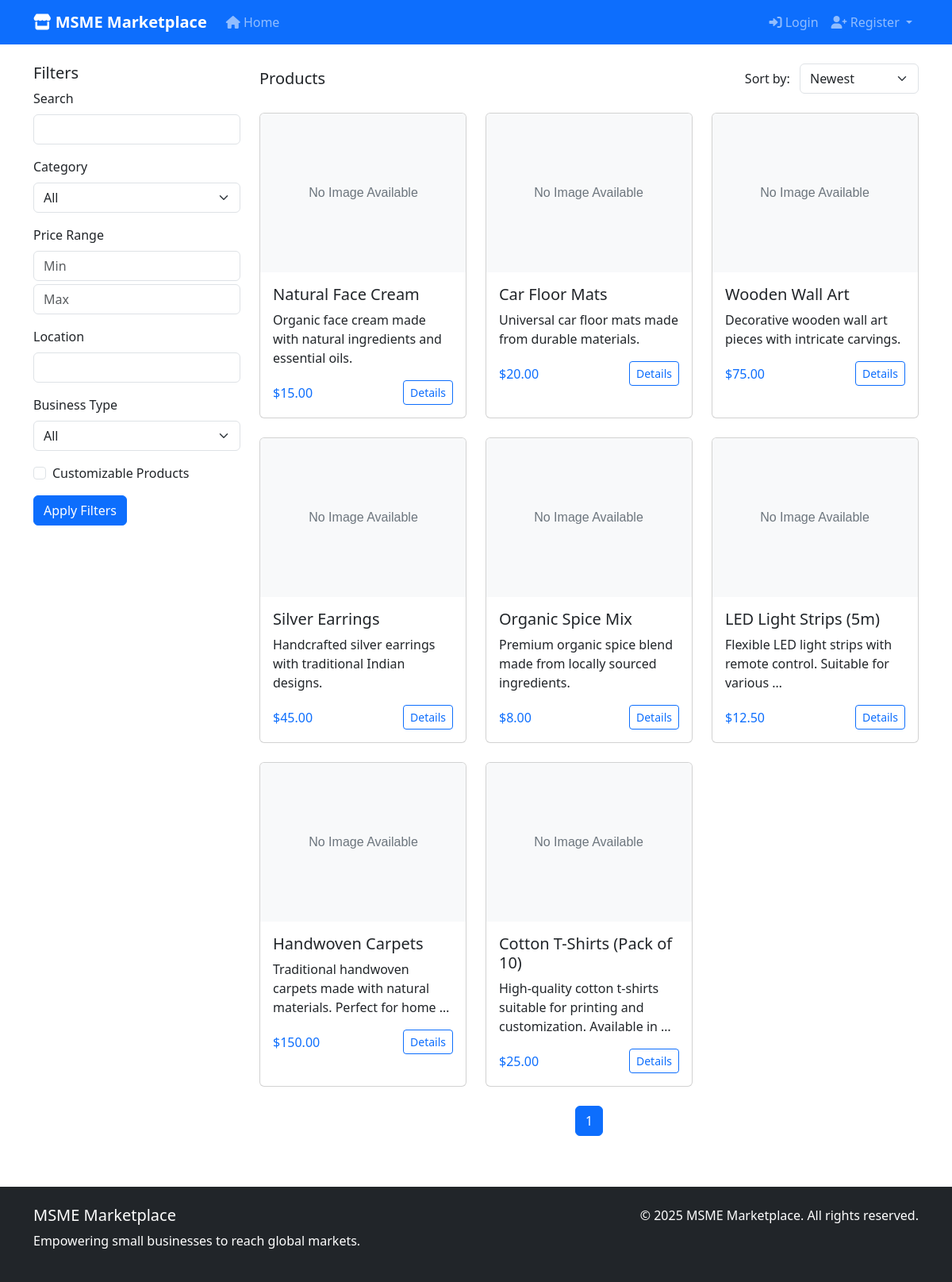
The page / on the database its author committed.
### marketplace/models.py (models this page shows, shortened)
class Product(models.Model):
    seller = models.ForeignKey(Seller, on_delete=models.CASCADE, related_name='products')
    category = models.ForeignKey(Category, on_delete=models.CASCADE, related_name='products')
    name = models.CharField(max_length=200)
    description = models.TextField()
    mrp = models.DecimalField(max_digits=10, decimal_places=2, help_text='Maximum Retail Price')
    selling_price = models.DecimalField(max_digits=10, decimal_places=2, help_text='Actual Selling Price')
    GST_RATES = [
        (0, '0%'),
        (5, '5%'),
        (12, '12%'),
        (18, '18%'),
        (28, '28%'),
    ]
    gst_rate = models.IntegerField(choices=GST_RATES, default=18)
    stock_quantity = models.PositiveIntegerField(default=0)
    minimum_order_quantity = models.PositiveIntegerField(default=1)
    APPROVAL_STATUS = [
        ('pending', 'Pending'),
        ('approved', 'Approved'),
        ('rejected', 'Rejected'),
    ]
    approval_status = models.CharField(max_length=20, choices=APPROVAL_STATUS, default='pending')
    is_active = models.BooleanField(default=True)
    is_customizable = models.BooleanField(default=False)
    rejection_reason = models.TextField(blank=True)
    created_at = models.DateTimeField(auto_now_add=True)
    updated_at = models.DateTimeField(auto_now=True)
    tags = models.CharField(max_length=500, blank=True, help_text="Comma-separated tags for search")
    class Meta:
        ordering = ['-created_at']
    def get_absolute_url(self):
        return reverse('marketplace:product_detail', kwargs={'pk': self.pk})
    @property
    def main_image(self):
        image = self.images.first()
        return image.image if image else None
    @property
    def price(self):
        return self.selling_price

### marketplace/views.py (the view, shortened to what this page needs)
# urls.py: path('', views.marketplace_home, name='home'),
def marketplace_home(request):
    products = Product.objects.filter(is_active=True).select_related('seller', 'category')
    search_query = request.GET.get('search', '')
    category_id = request.GET.get('category', '')
    min_price = request.GET.get('min_price', '')
    max_price = request.GET.get('max_price', '')
    location = request.GET.get('location', '')
    business_type = request.GET.get('business_type', '')
    customizable = request.GET.get('customizable', '')
    sort_by = request.GET.get('sort', 'newest')
    if category_id:
        products = products.filter(category_id=category_id)
    if min_price:
        products = products.filter(selling_price__gte=min_price)
    if max_price:
        products = products.filter(selling_price__lte=max_price)
    if location:
        products = products.filter(
            Q(seller__city__icontains=location) |
            Q(seller__state__icontains=location)
        )
    if business_type:
        products = products.filter(seller__business_type=business_type)
    if customizable == 'true':
        products = products.filter(is_customizable=True)
    if sort_by == 'price_low':
        products = products.order_by('selling_price')
    elif sort_by == 'price_high':
        products = products.order_by('-selling_price')
    elif sort_by == 'name':
        products = products.order_by('name')
    else:  # newest
        products = products.order_by('-created_at')
    paginator = Paginator(products, 12)  # Show 12 products per page
    page_number = request.GET.get('page')
    page_obj = paginator.get_page(page_number)
    categories = Category.objects.all()
    price_range = Product.objects.filter(is_active=True).aggregate(
        min_price=Min('selling_price'),
        max_price=Max('selling_price')
    )
    business_types = Seller.objects.values_list('business_type', flat=True).distinct()
    locations = Seller.objects.values('city', 'state').distinct()[:20]
    context = {
        'page_obj': page_obj,
        'products': page_obj.object_list,
        'categories': categories,
        'price_range': price_range,
        'business_types': business_types,
        'locations': locations,
        'search_query': search_query,
        'selected_category': category_id,
        'min_price': min_price,
        'max_price': max_price,
        'selected_location': location,
        'selected_business_type': business_type,
        'customizable': customizable,
        'sort_by': sort_by,
        'total_products': paginator.count,
    }
    return render(request, 'marketplace/home.html', context)

### templates/marketplace/home.html (shortened to what this page needs)
{% extends 'base.html' %}
{% load static %}
{% block content %}
<div class="container mt-4">
    <div class="row">
        <div class="col-md-3">
            <div class="mb-4">
                <h5>Filters</h5>
                <form method="get">
                    <div class="mb-3">
                        <label for="id_search" class="form-label">Search</label>
                        <input type="text" name="search" id="id_search" class="form-control" value="{{ search_query }}">
                    </div>
                    <div class="mb-3">
                        <label for="id_category" class="form-label">Category</label>
                        <select name="category" id="id_category" class="form-select">
                            <option value="">All</option>
                        </select>
                    </div>
                    <div class="mb-3">
                        <label for="id_price" class="form-label">Price Range</label>
                        <input type="number" name="min_price" id="id_min_price" class="form-control" placeholder="Min" value="{{ min_price }}">
                        <input type="number" name="max_price" id="id_max_price" class="form-control mt-1" placeholder="Max" value="{{ max_price }}">
                    </div>
                    <div class="mb-3">
                        <label for="id_location" class="form-label">Location</label>
                        <input type="text" name="location" id="id_location" class="form-control" value="{{ selected_location }}">
                    </div>
                    <div class="mb-3">
                        <label for="id_business_type" class="form-label">Business Type</label>
                        <select name="business_type" id="id_business_type" class="form-select">
                            <option value="">All</option>
                        </select>
                    </div>
                    <div class="form-check mb-3">
                        <input class="form-check-input" type="checkbox" name="customizable" value="true" id="id_customizable" {% if customizable == 'true' %}checked{% endif %}>
                        <label class="form-check-label" for="id_customizable">
                            Customizable Products
                        </label>
                    </div>
                    <button type="submit" class="btn btn-primary">Apply Filters</button>
                </form>
            </div>
        </div>
        <div class="col-md-9">
            <div class="d-flex justify-content-between align-items-center mb-4">
                <h5 class="mb-0">Products</h5>
                <div>
                    <label class="form-label me-2 mb-0">Sort by:</label>
                    <select name="sort" form="filter-form" class="form-select d-inline w-auto">
                        <option value="newest" {% if sort_by == 'newest' %}selected{% endif %}>Newest</option>
                    </select>
                </div>
            </div>
            <div class="row row-cols-1 row-cols-md-3 g-4">
                {% for product in products %}
                <div class="col">
                    <div class="card h-100">
                        {% if product.main_image %}
                        <img src="{{ product.main_image.url }}" class="card-img-top" alt="{{ product.name }}">
                        {% else %}
                        <img src="{% static 'img/no-image.svg' %}" class="card-img-top" alt="No Image Available">
                        {% endif %}
                        <div class="card-body">
                            <h5 class="card-title">{{ product.name }}</h5>
                            <p class="card-text">{{ product.description|truncatewords:10 }}</p>
                            <div class="d-flex justify-content-between align-items-center">
                                <span class="text-primary">${{ product.price }}</span>
                                <a href="{{ product.get_absolute_url }}" class="btn btn-sm btn-outline-primary">Details</a>
                            </div>
                        </div>
                    </div>
                </div>
                {% empty %}
                <p class="text-center">No products available matching your criteria.</p>
                {% endfor %}
            </div>
            <div class="mt-4 d-flex justify-content-center">
                <nav>
                    <ul class="pagination">
                        {% for num in page_obj.paginator.page_range %}
                            {% if page_obj.number == num %}
                                <li class="page-item active"><a class="page-link" href="#">{{ num }}</a></li>
                            {% elif num > page_obj.number|add:"-3" and num < page_obj.number|add:"4" %}
                                <li class="page-item"><a class="page-link" href="?page={{ num }}">{{ num }}</a></li>
                            {% endif %}
                        {% endfor %}
                    </ul>
                </nav>
            </div>
        </div>
    </div>
</div>
{% endblock %}

### templates/base.html (shortened to what this page needs)
<!DOCTYPE html>
<html lang="en">
<head>
    <link href="https://cdn.jsdelivr.net/npm/bootstrap@5.3.0/dist/css/bootstrap.min.css" rel="stylesheet">
    <link href="https://cdnjs.cloudflare.com/ajax/libs/font-awesome/6.0.0/css/all.min.css" rel="stylesheet">
    {% load static %}
    <link href="{% static 'css/marketplace.css' %}" rel="stylesheet">
</head>
<body>
    <nav class="navbar navbar-expand-lg navbar-dark bg-primary">
        <div class="container">
            <a class="navbar-brand" href="{% url 'marketplace:home' %}">
                <i class="fas fa-store"></i> MSME Marketplace
            </a>
            <div class="collapse navbar-collapse" id="navbarNav">
                <div class="navbar-nav me-auto">
                    <a class="nav-link" href="{% url 'marketplace:home' %}">
                        <i class="fas fa-home"></i> Home
                    </a>
                </div>
                <div class="navbar-nav ms-auto">
                    {% if user.is_authenticated %}
                        {% if user.seller %}
                            <a class="nav-link" href="{% url 'marketplace:seller_dashboard' %}">
                                <i class="fas fa-tachometer-alt"></i> Dashboard
                            </a>
                            <a class="nav-link" href="{% url 'marketplace:add_product' %}">
                                <i class="fas fa-plus"></i> Add Product
                            </a>
                        {% elif user.buyer %}
                            <a class="nav-link" href="{% url 'marketplace:buyer_dashboard' %}">
                                <i class="fas fa-tachometer-alt"></i> Dashboard
                            </a>
                            <a class="nav-link" href="{% url 'marketplace:add_credit' %}">
                                <i class="fas fa-credit-card"></i> Add Credit
                            </a>
                        {% endif %}
                        {% if user.is_staff %}
                            <a class="nav-link" href="{% url 'admin:index' %}">
                                <i class="fas fa-cog"></i> Admin
                            </a>
                        {% endif %}
                        <div class="nav-item dropdown">
                            <a class="nav-link dropdown-toggle" href="#" id="navbarDropdown" role="button" data-bs-toggle="dropdown">
                                <i class="fas fa-user"></i> {{ user.username }}
                            </a>
                            <ul class="dropdown-menu">
                                <li><a class="dropdown-item" href="{% url 'marketplace:logout' %}">Logout</a></li>
                            </ul>
                        </div>
                    {% else %}
                        <a class="nav-link" href="{% url 'marketplace:login' %}">
                            <i class="fas fa-sign-in-alt"></i> Login
                        </a>
                        <div class="nav-item dropdown">
                            <a class="nav-link dropdown-toggle" href="#" id="registerDropdown" role="button" data-bs-toggle="dropdown">
                                <i class="fas fa-user-plus"></i> Register
                            </a>
                        </div>
                    {% endif %}
                </div>
            </div>
        </div>
    </nav>
    <main>
        {% block content %}
        {% endblock %}
    </main>
    <footer class="bg-dark text-white py-4 mt-5">
        <div class="container">
            <div class="row">
                <div class="col-md-6">
                    <h5>MSME Marketplace</h5>
                    <p>Empowering small businesses to reach global markets.</p>
                </div>
                <div class="col-md-6 text-md-end">
                    <p>&copy; {% now "Y" %} MSME Marketplace. All rights reserved.</p>
                </div>
            </div>
        </div>
    </footer>
</body>
</html>

### static/css/marketplace.css (style rules this page uses)
.card-img-top { height: 200px; object-fit: cover; }
.pagination { justify-content: center; }
.navbar-brand { font-weight: bold; }

### rows shown on the page
Product: name "Natural Face Cream", description "Organic face cream made with natural ingredients and essential oils.", price "15.00"
Product: name "Car Floor Mats", description "Universal car floor mats made from durable materials.", price "20.00"
Product: name "Wooden Wall Art", description "Decorative wooden wall art pieces with intricate carvings.", price "75.00"
Product: name "Silver Earrings", description "Handcrafted silver earrings with traditional Indian designs.", price "45.00"
Product: name "Organic Spice Mix", description "Premium organic spice blend made from locally sourced ingredients.", price "8.00"
Product: name "LED Light Strips (5m)", description "Flexible LED light strips with remote control. Suitable for various …", price "12.50"
Product: name "Handwoven Carpets", description "Traditional handwoven carpets made with natural materials. Perfect for home …", price "150.00"
Product: name "Cotton T-Shirts (Pack of 10)", description "High-quality cotton t-shirts suitable for printing and customization. Available in …", price "25.00"

### other values the page prints
{{ num }} "1"
